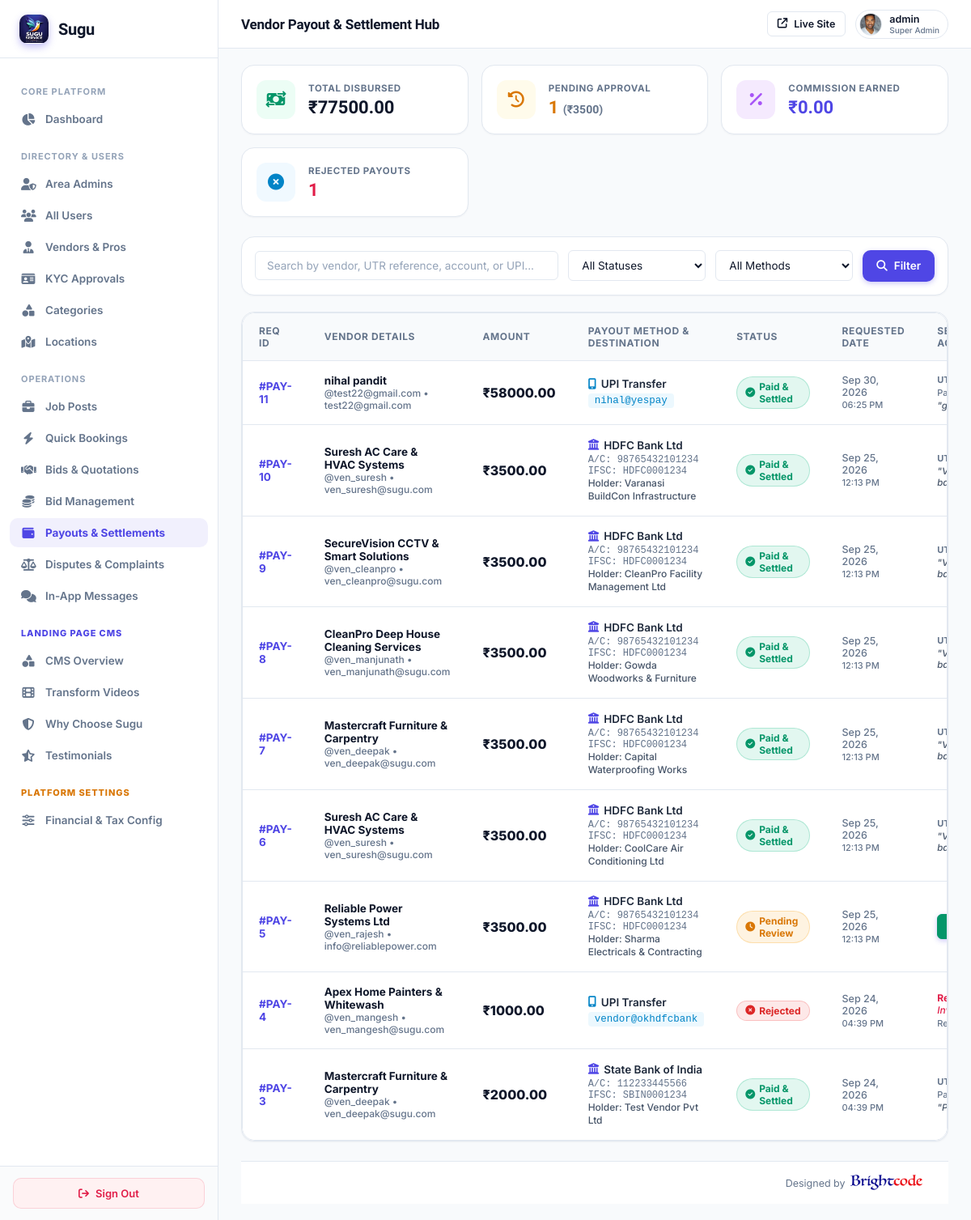
/super-admin/payouts/ (signed in), run on an earlier commit of the app's database.
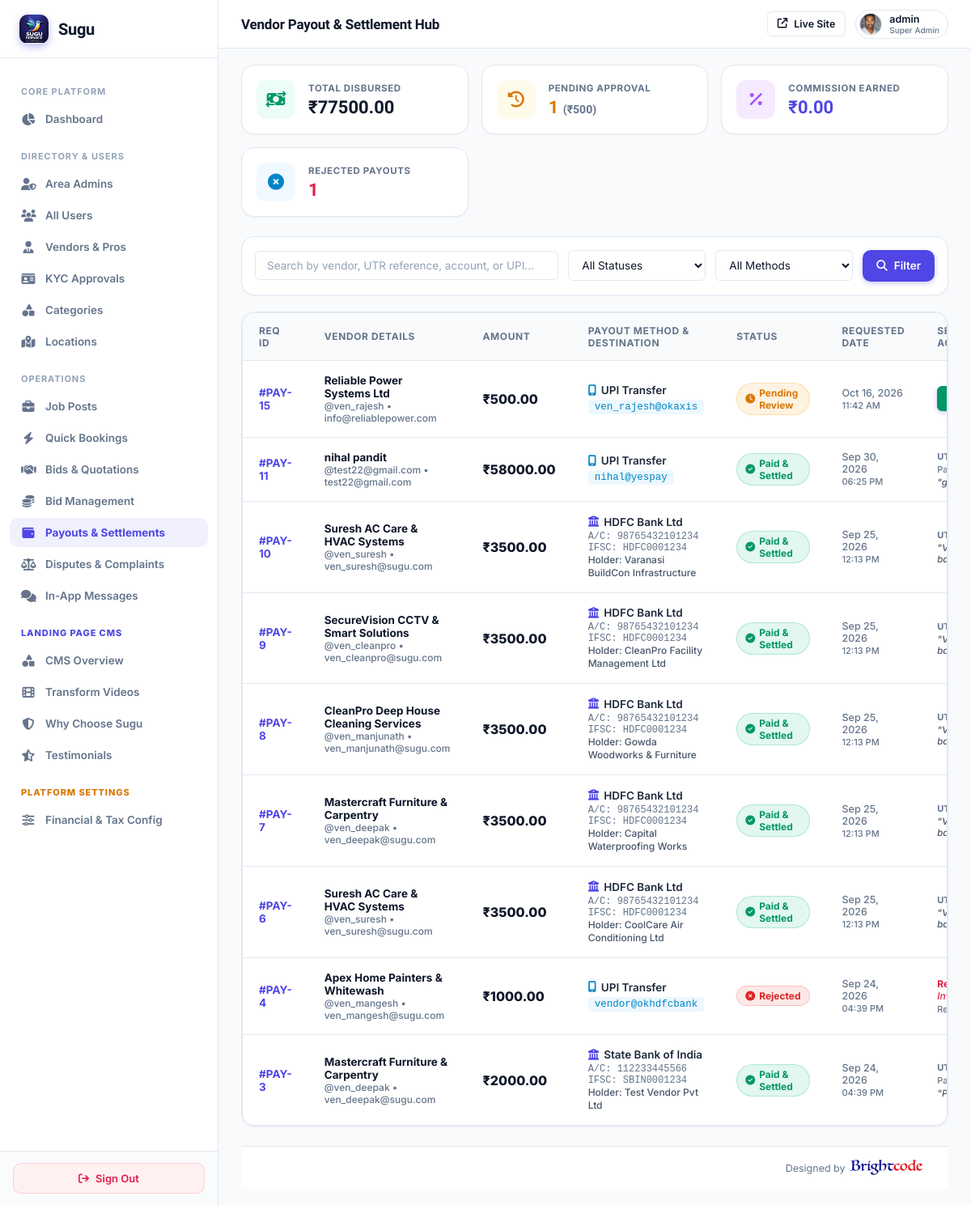
And on a later commit of the database.
### myapp/models.py (models this page shows, shortened)
class PayoutRequest(models.Model):
    STATUS_CHOICES = (
        ('pending', 'Pending Approval'),
        ('processing', 'Processing'),
        ('completed', 'Transferred / Paid'),
        ('rejected', 'Rejected'),
    )
    vendor = models.ForeignKey(CustomUser, on_delete=models.CASCADE, related_name='payout_requests')
    amount = models.DecimalField(max_digits=10, decimal_places=2)
    payout_method = models.CharField(max_length=20, choices=[('bank', 'Bank Transfer'), ('upi', 'UPI ID')])
    account_holder_name = models.CharField(max_length=150, blank=True, null=True)
    account_number = models.CharField(max_length=50, blank=True, null=True)
    ifsc_code = models.CharField(max_length=20, blank=True, null=True)
    bank_name = models.CharField(max_length=100, blank=True, null=True)
    upi_id = models.CharField(max_length=100, blank=True, null=True)
    status = models.CharField(max_length=20, choices=STATUS_CHOICES, default='pending')
    bank_reference_number = models.CharField(max_length=100, blank=True, null=True, help_text="UTR / Transaction Ref")
    admin_remarks = models.TextField(blank=True, null=True)
    requested_at = models.DateTimeField(default=timezone.now)
    processed_at = models.DateTimeField(null=True, blank=True)
    processed_by = models.ForeignKey(CustomUser, on_delete=models.SET_NULL, null=True, blank=True, related_name='processed_payouts')
    class Meta:
        ordering = ['-requested_at']

class VendorProfile(models.Model):
    user = models.OneToOneField(CustomUser, on_delete=models.CASCADE, related_name='vendor_profile')
    vendor_code = models.CharField(max_length=50, unique=True, null=True, blank=True)
    mobile = models.CharField(max_length=20, null=True, blank=True)
    company_name = models.CharField(max_length=255, blank=True, null=True)
    category = models.CharField(max_length=500, default='General')
    location = models.CharField(max_length=255)
    VENDOR_TYPE_CHOICES = (
        ('vendor', 'Vendor'),
        ('company', 'Company Vendor'),
    )
    vendor_type = models.CharField(max_length=20, choices=VENDOR_TYPE_CHOICES, default='vendor')
    employee_code = models.CharField(max_length=50, null=True, blank=True)
    employee_details = models.TextField(null=True, blank=True)
    dob = models.DateField(null=True, blank=True)
    gender = models.CharField(max_length=20, null=True, blank=True)
    address = models.TextField(null=True, blank=True)
    city = models.CharField(max_length=100, null=True, blank=True, help_text="Operating city")
    latitude = models.DecimalField(max_digits=9, decimal_places=6, null=True, blank=True, help_text="Vendor location latitude")
    longitude = models.DecimalField(max_digits=9, decimal_places=6, null=True, blank=True, help_text="Vendor location longitude")
    experience = models.IntegerField(default=0)
    id_proof = models.CharField(max_length=100, null=True, blank=True)
    profile_image = models.ImageField(upload_to='vendor_profiles/', null=True, blank=True)
    about = models.TextField(null=True, blank=True)
    rating = models.DecimalField(max_digits=3, decimal_places=1, default=0.0)
    available_bids = models.IntegerField(default=5)
    registered_date = models.DateTimeField(default=timezone.now)
    is_online = models.BooleanField(default=True, help_text="Is vendor currently accepting bookings?")

class CustomUser(AbstractUser):
    ROLE_CHOICES = (
        ('ADMIN', 'Admin'),
        ('VENDOR', 'Vendor'),
        ('USER', 'User'),
    )
    role = models.CharField(max_length=20, choices=ROLE_CHOICES, default='USER')
    assigned_state = models.CharField(max_length=100, blank=True, null=True, help_text="Assigned State/Territory for Area Admin")
    assigned_city = models.CharField(max_length=100, blank=True, null=True, help_text="Assigned City (optional) for Area Admin")

### myapp/super_admin_views.py (the view, shortened to what this page needs)
# urls.py: path('super-admin/payouts/', super_admin_views.super_admin_payouts, name='super_admin_payouts'),
@sa_required
def super_admin_payouts(request):
    q = request.GET.get('q', '').strip()
    status_filter = request.GET.get('status', '').strip()
    method_filter = request.GET.get('method', '').strip()
    page = request.GET.get('page', 1)
    queryset = PayoutRequest.objects.select_related(
        'vendor', 'vendor__vendor_profile', 'processed_by'
    ).all().order_by('-requested_at')
    if status_filter:
        queryset = queryset.filter(status=status_filter)
    if method_filter:
        queryset = queryset.filter(payout_method=method_filter)
    all_payouts = PayoutRequest.objects.all()
    completed_payouts = all_payouts.filter(status='completed')
    total_paid_out = completed_payouts.aggregate(total=Sum('amount'))['total'] or 0
    pending_payouts = all_payouts.filter(status='pending')
    pending_count = pending_payouts.count()
    pending_amount = pending_payouts.aggregate(total=Sum('amount'))['total'] or 0
    rejected_count = all_payouts.filter(status='rejected').count()
    total_commission_collected = WalletTransaction.objects.filter(
        transaction_type='commission'
    ).aggregate(total=Sum('amount'))['total'] or 0
    paginator = Paginator(queryset, 15)
    try:
        items = paginator.page(page)
    except PageNotAnInteger:
        items = paginator.page(1)
    except EmptyPage:
        items = paginator.page(paginator.num_pages)
    context = {
        'payouts': items,
        'q': q,
        'status_filter': status_filter,
        'method_filter': method_filter,
        'total_paid_out': total_paid_out,
        'pending_count': pending_count,
        'pending_amount': pending_amount,
        'rejected_count': rejected_count,
        'total_commission_collected': total_commission_collected,
    }
    return render(request, 'superadmin/payouts.html', context)

### myapp/super_admin_views.py (called while the page is built)
def sa_required(view_func):
    from functools import wraps
    @wraps(view_func)
    def wrapper(request, *args, **kwargs):
        if not request.user.is_authenticated or not request.user.is_superuser:
            return redirect(f'{LOGIN_URL}?next={request.path}')
        return view_func(request, *args, **kwargs)
    return wrapper

### templates/superadmin/payouts.html (shortened to what the changed rows need)
{% extends 'superadmin/base.html' %}
{% block content %}
<div class="stats-grid" style="display: grid; grid-template-columns: repeat(auto-fit, minmax(220px, 1fr)); gap: 16px; margin-bottom: 24px;">
  <div class="stat-card" style="background: white; border: 1px solid var(--border); border-radius: var(--r-md); padding: 18px; display: flex; align-items: center; gap: 16px; box-shadow: var(--shadow-xs);">
    <div class="stat-info">
      <div class="value" style="font-size: 22px; font-weight: 800; color: #d97706;">{{ pending_count }} <span style="font-size: 14px; font-weight: 600; color: var(--text-muted);">(₹{{ pending_amount|floatformat:0 }})</span></div>
    </div>
  </div>
</div>
<div class="card" style="padding: 0; background: white; border: 1px solid var(--border); border-radius: var(--r-md); box-shadow: var(--shadow-xs); overflow: hidden;">
  <div class="table-container">
    <table>
      <thead>
        <tr>
          <th>Req ID</th>
          <th>Vendor Details</th>
          <th>Amount</th>
          <th>Payout Method & Destination</th>
          <th>Status</th>
          <th>Requested Date</th>
          <th style="min-width: 220px;">Settlement Details / Actions</th>
        </tr>
      </thead>
      <tbody>
        {% for p in payouts %}
        <tr>
          <td><strong style="color: var(--accent);">#PAY-{{ p.id }}</strong></td>
          <td>
            <div style="display: flex; flex-direction: column;">
              <span style="font-weight: 700; color: var(--text-main);">{{ p.vendor.vendor_profile.company_name|default:p.vendor.get_full_name|default:p.vendor.username }}</span>
              <span style="font-size: 12px; color: var(--text-muted);">@{{ p.vendor.username }} &bull; {{ p.vendor.email }}</span>
            </div>
          </td>
          <td>
            <div style="font-size: 16px; font-weight: 800; color: #0f172a;">
              ₹{{ p.amount|floatformat:2 }}
            </div>
          </td>
          <td>
            {% if p.payout_method == 'bank' %}
              <div style="display: inline-flex; align-items: center; gap: 6px; font-weight: 600; color: #1e293b; margin-bottom: 3px;">
                <i class="fa-solid fa-building-columns" style="color: var(--accent);"></i> {{ p.bank_name|default:"Bank Transfer" }}
              </div>
              <div style="font-size: 12px; color: var(--text-muted); font-family: monospace;">
                A/C: {{ p.account_number }}<br>
                IFSC: {{ p.ifsc_code }}<br>
                <span style="font-family: var(--font-sans); color: #475569;">Holder: {{ p.account_holder_name|default:p.vendor.username }}</span>
              </div>
            {% else %}
              <div style="display: inline-flex; align-items: center; gap: 6px; font-weight: 600; color: #1e293b; margin-bottom: 3px;">
                <i class="fa-solid fa-mobile-screen-button" style="color: #0284c7;"></i> UPI Transfer
              </div>
              <div style="font-size: 12.5px; font-family: monospace; color: #0284c7; background: rgba(14,165,233,0.08); padding: 2px 8px; border-radius: 4px; display: inline-block;">
                {{ p.upi_id }}
              </div>
            {% endif %}
          </td>
          <td>
            {% if p.status == 'pending' %}
              <span class="badge" style="background: rgba(245,158,11,0.12); color: #d97706; border: 1px solid rgba(245,158,11,0.25);"><i class="fa-solid fa-clock"></i> Pending Review</span>
            {% elif p.status == 'completed' %}
              <span class="badge" style="background: rgba(16,185,129,0.12); color: #059669; border: 1px solid rgba(16,185,129,0.25);"><i class="fa-solid fa-circle-check"></i> Paid & Settled</span>
            {% else %}
              <span class="badge" style="background: rgba(239,68,68,0.12); color: #dc2626; border: 1px solid rgba(239,68,68,0.25);"><i class="fa-solid fa-circle-xmark"></i> Rejected</span>
            {% endif %}
          </td>
          <td style="color: var(--text-muted); font-size: 12.5px;">
            {{ p.requested_at|date:"M d, Y" }}<br>
            <span style="font-size: 11px;">{{ p.requested_at|time:"h:i A" }}</span>
          </td>
          <td>
            {% if p.status == 'pending' %}
            <div style="display: flex; gap: 8px;">
              <button type="button" class="btn btn-primary btn-sm" style="padding: 6px 12px; font-size: 12px; background: #059669; border-color: #059669;" onclick="document.getElementById('approve-modal-{{ p.id }}').style.display='block';">
              </button>
            </div>
            {% elif p.status == 'completed' %}
              <div style="font-size: 12.5px; color: #334155;">
                <div style="display: flex; align-items: center; gap: 4px;">
                  <strong style="color: var(--text-muted); font-size: 11px;">UTR / REF:</strong>
                </div>
                {% if p.processed_at %}
                <div style="font-size: 11px; color: var(--text-muted); margin-top: 2px;">
                  Paid on {{ p.processed_at|date:"M d, Y" }} {% if p.processed_by %}by {{ p.processed_by.username }}{% endif %}
                </div>
                {% endif %}
                {% if p.admin_remarks %}
                <div style="font-size: 11.5px; color: #475569; font-style: italic; margin-top: 2px;">
                  "{{ p.admin_remarks }}"
                </div>
                {% endif %}
              </div>
            {% else %}
              <div style="font-size: 12px; color: var(--danger);">
                <strong>Rejection Note:</strong><br>
                <em>{{ p.admin_remarks|default:"No reason specified." }}</em>
                {% if p.processed_at %}
                <div style="font-size: 11px; color: var(--text-muted); margin-top: 2px;">
                  Rejected on {{ p.processed_at|date:"M d, Y" }}
                </div>
                {% endif %}
              </div>
            {% endif %}
          </td>
        </tr>
        {% endfor %}
      </tbody>
    </table>
  </div>
</div>
{% endblock %}

What changed in the data, as far as the page shows it:
removed PayoutRequest: id "5", vendor.vendor_profile.company_name "Reliable Power Systems Ltd", vendor.username "ven_rajesh", vendor.email "info@reliablepower.com", amount "3500.00", bank_name "HDFC Bank Ltd", account_number "98765432101234", ifsc_code "HDFC0001234", account_holder_name "Sharma Electricals & Contracting", status "pending" (drawn), requested_at "Sep 25, 2026", requested_at "12:13 PM"
added PayoutRequest: id "15", vendor.vendor_profile.company_name "Reliable Power Systems Ltd", vendor.username "ven_rajesh", vendor.email "info@reliablepower.com", amount "500.00", upi_id "ven_rajesh@okaxis", status "pending" (drawn), requested_at "Oct 16, 2026", requested_at "11:42 AM"
Also different on the page:
{{ pending_amount|floatformat:0 }}: "3500" → "500"
